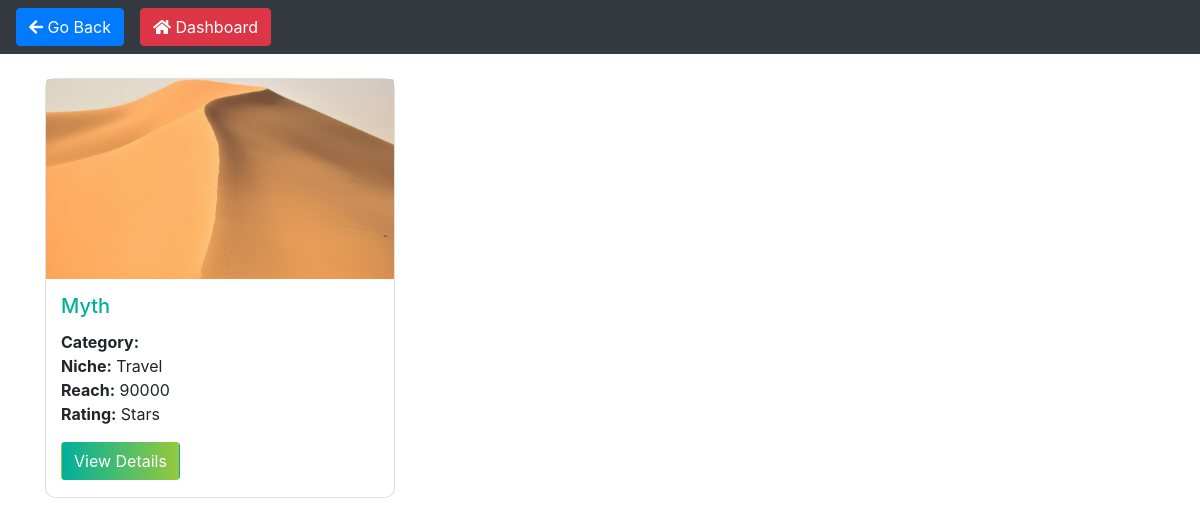
Page /view_influencers_to_sponsor (signed in) on the committed database.
### models.py (models this page shows, shortened)
class Influencer(db.Model):
    __tablename__ = "influencer"
    id = db.Column(db.Integer, primary_key=True)
    user_id = db.Column(db.Integer, db.ForeignKey('user.id'), nullable=False)
    name = db.Column(db.String(64), nullable=False)
    platform = db.Column(db.String(64), nullable=False)
    niche = db.Column(db.String(64), nullable=False)
    reach = db.Column(db.Integer, nullable=False)
    profile_picture = db.Column(db.String(128))
    campaigns = db.relationship('Campaign', secondary=influencer_campaign_association,
                                back_populates='associated_influencers')
    user = db.relationship('User', back_populates='influencers')
    ads = db.relationship('Ad', backref='influencer', lazy=True)

### main.py (the view)
@app.route('/view_influencers_to_sponsor')
@login_required
def view_influencers_to_sponsor():
    influencers = Influencer.query.all()
    return render_template('view_influencers_to_sponsor.html', influencers=influencers)

### main.py (called while the page is built)
@login_manager.user_loader
def load_user(user_id):
    return User.query.get(int(user_id))

### models.py (called while the page is built)
    @property
    def is_authenticated(self):
        return True

### templates/view_influencers_to_sponsor.html (shortened to what this page needs)
<!DOCTYPE html>
<html lang="en">
  <head>
    <link
      href="https://stackpath.bootstrapcdn.com/bootstrap/4.5.2/css/bootstrap.min.css"
      rel="stylesheet"
    />
    <link
      href="https://cdnjs.cloudflare.com/ajax/libs/font-awesome/5.15.1/css/all.min.css"
      rel="stylesheet"
    />
  </head>
  <body>
    <nav class="navbar navbar-expand-lg navbar-dark bg-dark mb-4">
      <button class="btn btn-primary" onclick="history.back()">
        <i class="fas fa-arrow-left"></i> Go Back
      </button>
      <button
        class="btn btn-danger ml-3"
        onclick="window.location.href='/sponsor_dashboard'"
      >
        <i class="fas fa-home"></i> Dashboard
      </button>
    </nav>
    <div class="container content">
      <div class="row">
        {% for influencer in influencers %}
        <div class="col-md-4">
          <div class="card">
            <img
              src="{{ url_for('static', filename='uploads/' ~ influencer.profile_picture) }}"
              class="card-img-top"
              alt="Profile Picture"
            />
            <div class="card-body">
              <h5 class="card-title">{{ influencer.name }}</h5>
              <p class="card-text">
                <strong>Category:</strong> {{ influencer.category }}<br />
                <strong>Niche:</strong> {{ influencer.niche }}<br />
                <strong>Reach:</strong> {{ influencer.reach }}<br />
                <strong>Rating:</strong> {{ influencer.rating }} Stars
              </p>
              <a
                href="{{ url_for('view_influencer', influencer_id=influencer.id) }}"
                class="btn btn-view"
                >View Details</a
              >
            </div>
          </div>
        </div>
        {% endfor %}
      </div>
    </div>
  </body>
</html>

### templates/view_influencers_to_sponsor.html (style rules this page uses)
body { background: url("/static/uploads/influencers_bg.jpg") no-repeat center center fixed; background-size: cover; background-blend-mode: lighten; }
.content { margin-top: 20px; }
.card { display: flex; flex-direction: column; height: 420px; width: 100%; margin-bottom: 20px; border-radius: 10px; }
.card-img-top { height: 200px; object-fit: cover; width: 100%; }
.card-body { flex: 1 0 auto; padding: 15px; }
.card-title { color: #00b09b; }
.btn-view { background: linear-gradient(to right, #00b09b, #96c93d); color: white; }
.btn-view { margin-bottom: 20px; }

### rows in the picture
Influencer: profile_picture (picture), name "Myth", niche "Travel", reach "90000"
